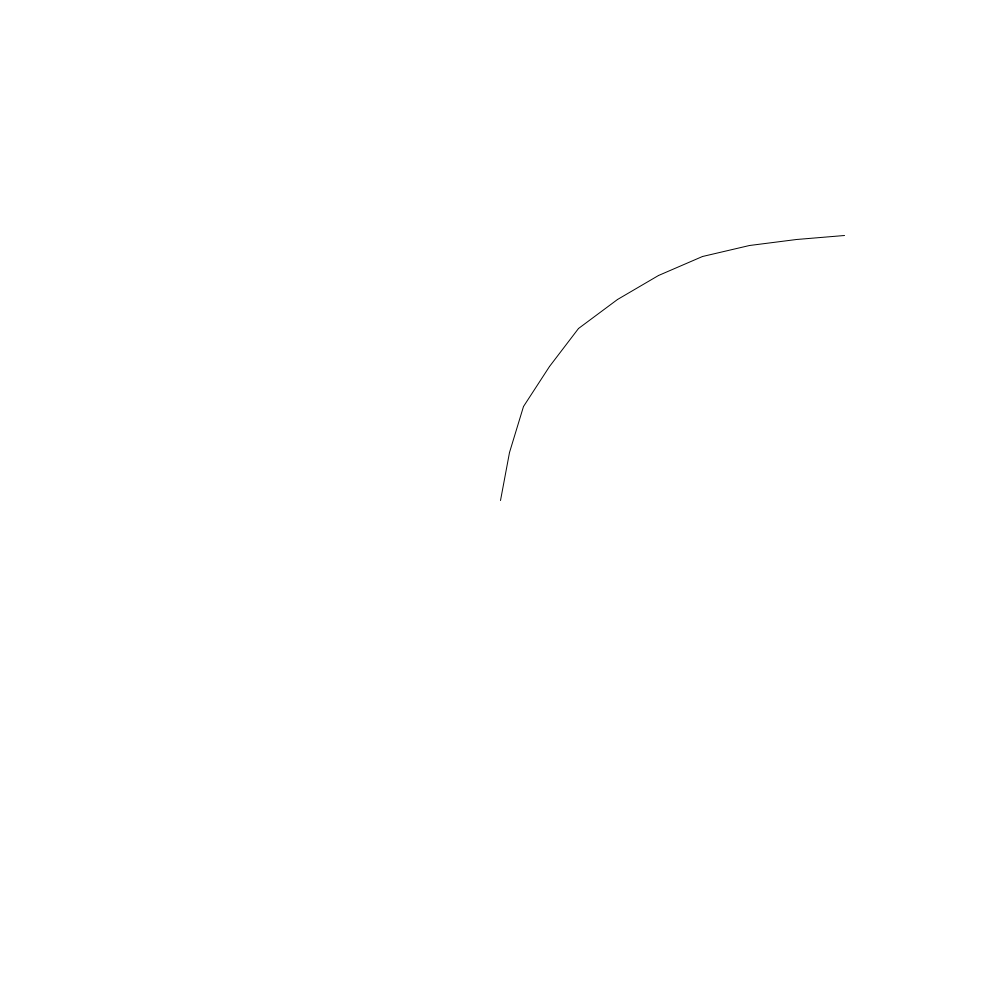
Frame 1 (no input)
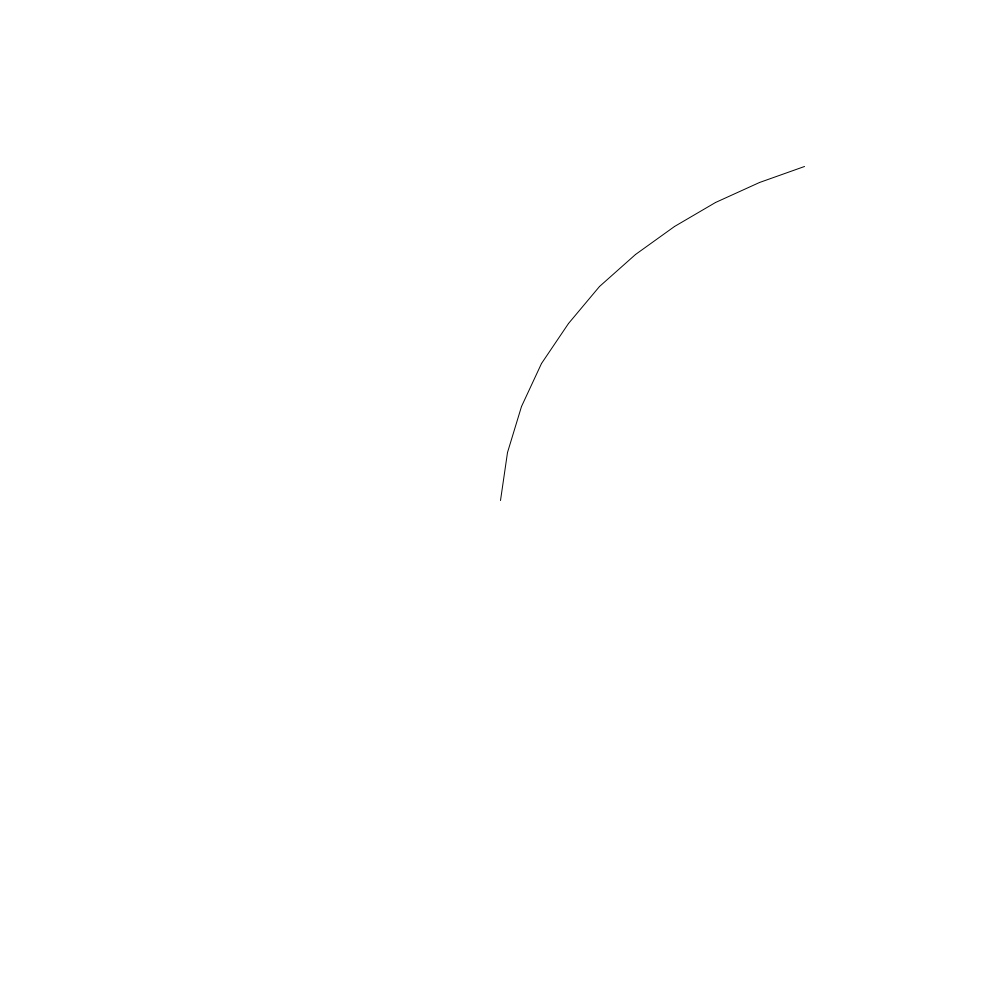
Frame 60 (the mouse pressed at the canvas centre just before this capture)
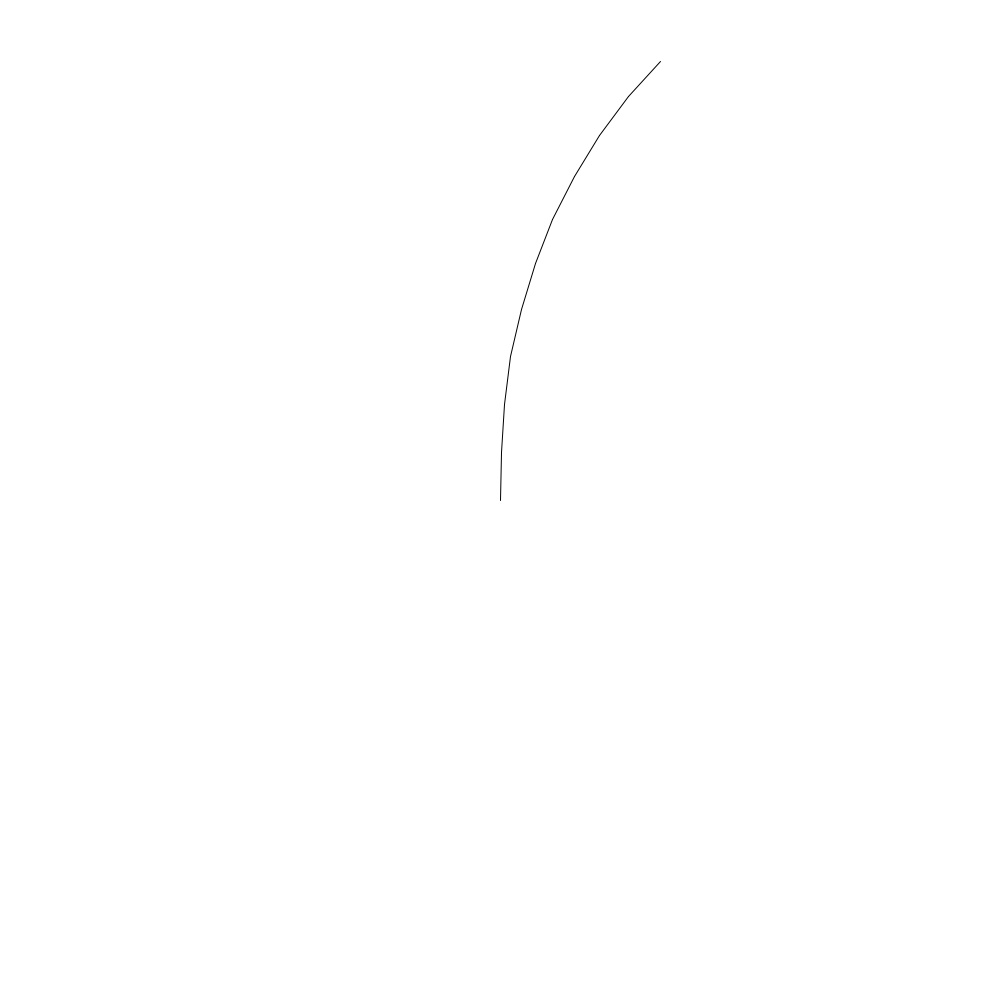
Frame 120 (the mouse held since frame 60 and released just before this capture)

The Processing sketch that drew these frames (run headless with seeded random() and noise(); from frame 60 on, the mouse is pressed at the canvas centre):

// Processing sketch: sketch_6_2
// ── sketch_6_2.pde
/* A physics accurate stack of rotary mass spring damper systems.
 * By Jesse Visser & Jonathan Matarazzi
 */

System system;

void setup() {
  //Create a system consisting of 10 msd systems
  system = new System(10);
  size(1000,1000);
}

void draw() {
  background(255);
  //Update and draw the system
  system.update();
  system.display();
}

// ── RotMSDSystem.pde
//A class for a single mass spring damper system
class RotMSDSystem {
  
  float stickLength;
  float speed;

  float dampConst = 0.05;
  float springConst = 200;
  float mass = 10;

  float rotation = 0.1;
  float velocity = 0;
  float acceleration = 0;
  
  float force = 0;
  
  
  RotMSDSystem(float stickLength, float maxRot, float speed) {
    this.stickLength = stickLength;
    rotation = random(0,maxRot);
    this.speed = speed;
    speed = 1;
  }
  
  
  //Calculate the new rotation using the current state and the force and velocity of its neigbours
  void update(float velNeighbour, float forceNeighbour) {
   
    float torque = 1/springConst*rotation;
    float friction = dampConst*velocity;
    
    force = torque+friction;
    
    float realForce = forceNeighbour-force;
    acceleration = realForce/mass;
    velocity+=speed*acceleration;
    rotation+=velocity-velNeighbour;
    
    
  }
  
  
  //Display the system
  void display() {
    rotate(rotation);
    line(0,0,0,stickLength);
    translate(0,stickLength);
  }
  
  //Get the current force
  float getForce() {
    return force;
  }
  
  //Get the current velocity
  float getVel() {
    return velocity;
  }
}

// ── System.pde
//A class that manages multiple mass spring damper systems.
class System {
  ArrayList<RotMSDSystem> subSystems;

  System(int parts) {
    subSystems = new ArrayList<RotMSDSystem>();
    //create the individual mass sprig dampers systems
    for (int i = 0; i< parts; i++) {
      subSystems.add(new RotMSDSystem((height/2-20)/parts, PI/parts, parts));
    }
  }

  void update() {
    //Update all mass spring damper systems and give them the force and velocity of their neighbours
    subSystems.get(0).update(0, subSystems.get(1).getForce());
    for (int i = 1; i < subSystems.size()-1; i++) {
      subSystems.get(i).update(subSystems.get(i-1).getVel(), subSystems.get(i+1).getForce());
    }
    subSystems.get(subSystems.size()-1).update(subSystems.get(subSystems.size()-2).getVel(), 0);
  }

  void display() {
    //display all individual mass spring damper systems
    pushMatrix();
    translate(width/2, height/2);
    rotate(PI);
    for (RotMSDSystem subSystem : subSystems) {
      subSystem.display();
    }
    popMatrix();
  }
}
